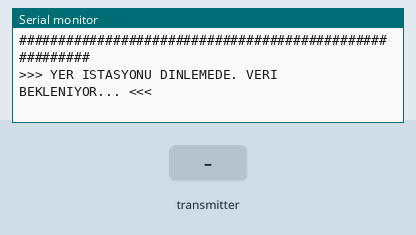
Bench run of a sketch on a simulated ESP32. Parts: the last lines printed to the serial monitor. The test bench sets the inputs (shaded band).

Above: at 1.2 s.
1.3 s: the transmitter starts sending sicaklik = 0
At 1.61 s:
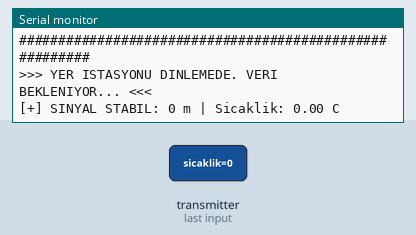
3.3 s: the transmitter starts sending hataVarMi = 1
At 3.61 s:
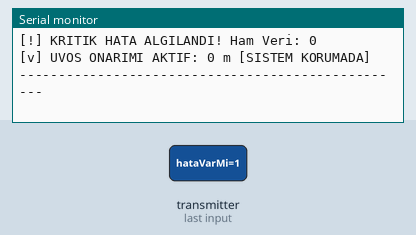
4.8 s: the transmitter starts sending irtifa = 1024
6.3 s: the transmitter starts sending irtifa = 2048
7.8 s: the transmitter starts sending hataVarMi = 0
At 8.11 s:
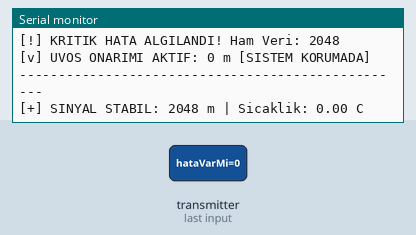
9.3 s: the transmitter starts sending sicaklik = 25
At 9.61 s:
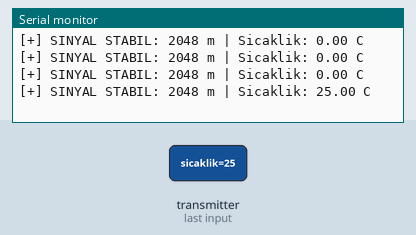
Timing chart, 0 to 11.8 s (numbered marks = the images above; inputs shaded):
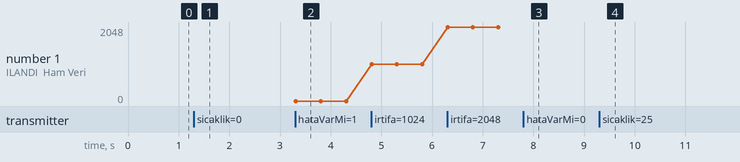

Measured:
- after the input at 1.3 s, the serial monitor: prints a new line at once (image 1)
- after the input at 3.3 s, the serial monitor: prints a new line at once (image 2)
- after the input at 7.8 s, the serial monitor: prints a new line at once (image 3)
- after the input at 9.3 s, the serial monitor: prints a new line at once (image 4)
- plotted number 1: 0 → 1024 after the input at 4.8 s, 1024 → 2048 after the input at 6.3 s

The sketch:

esp32_kod_COM7.ino
```cpp
#include <WiFi.h>
#include <esp_now.h>

// Gelen veri yapısı (Gönderici ile aynı olmalı)
typedef struct struct_message {
  float sicaklik;
  int irtifa;
  bool hataVarMi;
} struct_message;

struct_message gelenVeri;
int sonSaglamIrtifa = 1200; // İlk güvenli veri başlangıcı

// Veri geldiğinde çalışan fonksiyon
void OnDataRecv(const uint8_t * mac, const uint8_t *incomingData, int len) {
  memcpy(&gelenVeri, incomingData, sizeof(gelenVeri));

  int hamVeri = gelenVeri.irtifa; // Ekran için bozuk hali tutuyoruz

  if (gelenVeri.hataVarMi) {
    // --- UVOS FILTRELEME MOTORU ---
    // Gelen absürt veriyi reddet, son sağlam veriyi yazdır
    gelenVeri.irtifa = sonSaglamIrtifa;

    Serial.println("--------------------------------------------------");
    Serial.print("[!] KRITIK HATA ALGILANDI! Ham Veri: "); Serial.println(hamVeri);
    Serial.print("[v] UVOS ONARIMI AKTIF: "); Serial.print(gelenVeri.irtifa);
    Serial.println(" m [SISTEM KORUMADA]");
    Serial.println("--------------------------------------------------");
  }
  else {
    // Veri temizse bir sonraki olası hata için yedekle
    sonSaglamIrtifa = gelenVeri.irtifa;
    Serial.print("[+] SINYAL STABIL: "); Serial.print(gelenVeri.irtifa);
    Serial.print(" m | Sicaklik: "); Serial.print(gelenVeri.sicaklik);
    Serial.println(" C");
  }
}

void setup() {
  Serial.begin(115200);

  // --- SERI PORT AÇILIŞ LOGOSU (ASCII ART) ---
  Serial.println("");
  Serial.println("########################################################");
  Serial.println("#                                                      #");
  Serial.println("#   _    _  __      __  ____    _____                  #");
  Serial.println("#  | |  | | \\ \\    / / / __ \\  / ____|                 #");
  Serial.println("#  | |  | |  \\ \\  / / | |  | | (___                    #");
  Serial.println("#  | |  | |   \\ \\/ /  | |  | |  \\___ \\                   #");
  Serial.println("#  | |__| |    \\  /   | |__| |  ____) |                  #");
  Serial.println("#   \\____/      \\/     \\____/  |_____/                   #");
  Serial.println("#                                                      #");
  Serial.println("#       UYDU VERILERI ONARIM SISTEMI - 2026            #");
  Serial.println("#           PROJE EKIBI: MUSTAFA & UVOS                #");
  Serial.println("########################################################");
  Serial.println("");

  // Wi-Fi Modu
  WiFi.mode(WIFI_STA);

  // ESP-NOW Başlat
  if (esp_now_init() != ESP_OK) {
    Serial.println("ESP-NOW Baslatilamadi!");
    return;
  }

  // Veri alma callback'ini kaydet
  esp_now_register_recv_cb(esp_now_recv_cb_t(OnDataRecv));

  Serial.println(">>> YER ISTASYONU DINLEMEDE. VERI BEKLENIYOR... <<<");
  Serial.println("");
}

void loop() {
  // Tüm işlemler veri geldiğinde OnDataRecv içinde döner.
}
```
